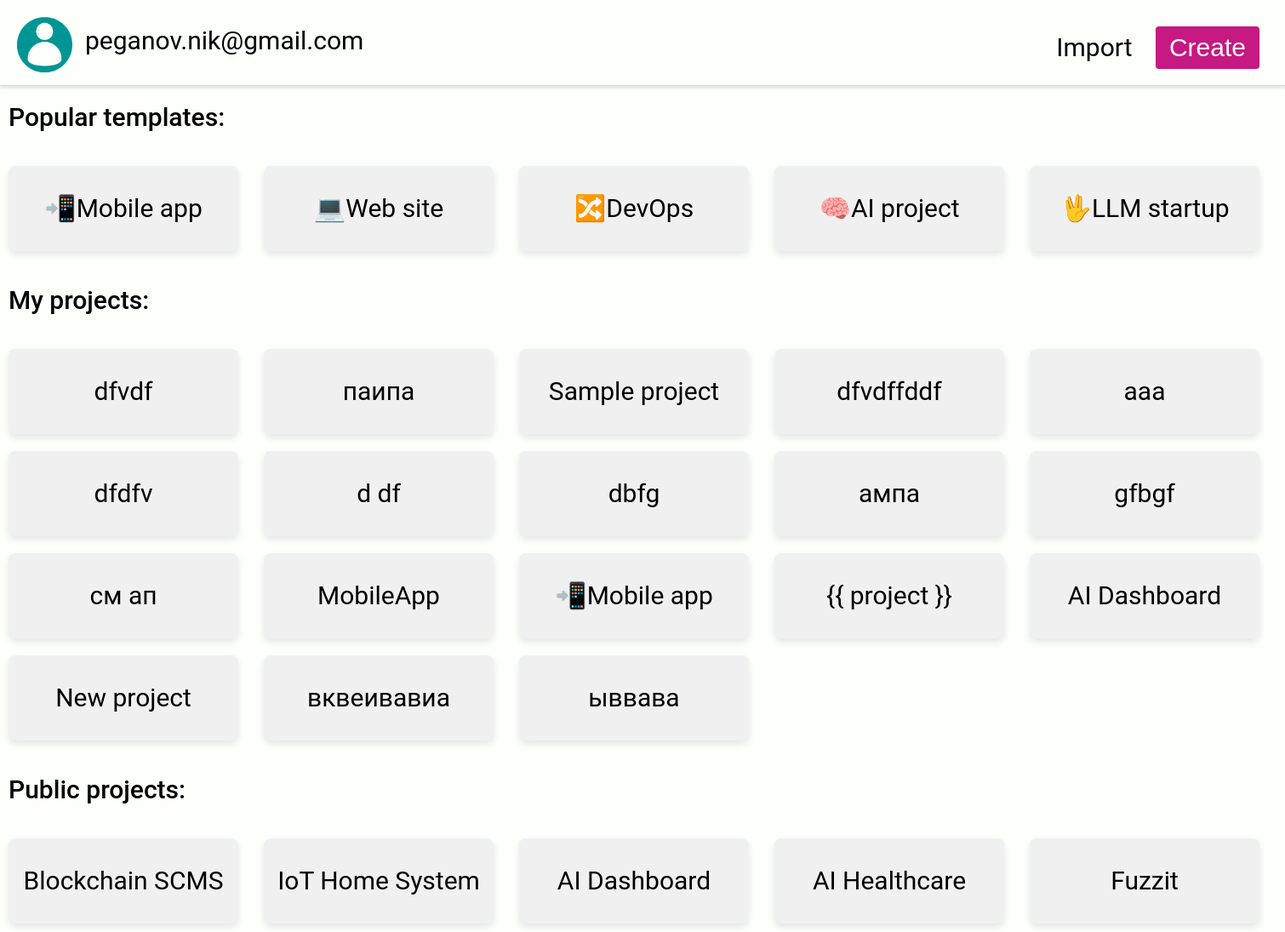
The app's page /projects/peganov.nik@gmail.com/, older data.
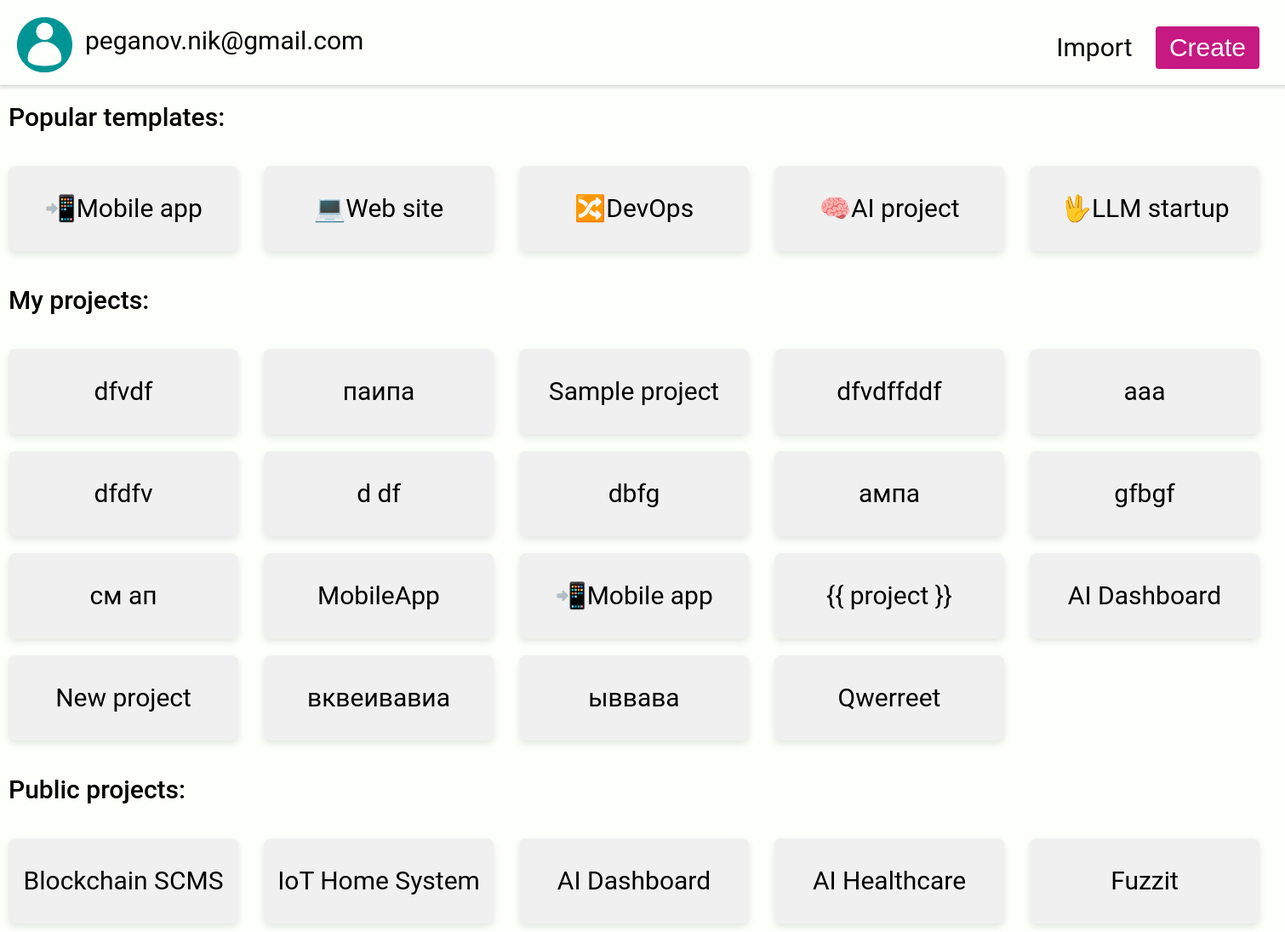
The same page, newer data.
### success/models.py (models this page shows, shortened)
class Project(models.Model):
    user = models.ForeignKey(User, on_delete=models.CASCADE, null=True)
    name = models.CharField(max_length=100)
    PRIVACY_CHOICES = (
        ("PUBLIC", "Public"),
        ("PRIVATE", "Private"),
    )
    privacy = models.CharField(max_length=7, choices=PRIVACY_CHOICES, default="PRIVATE")
    constraints = [models.UniqueConstraint(fields=["user", "name"], name="unique name for user")]

### success/views.py (the view)
# urls.py: path("projects/<str:username>/", projects_view, name="projects"),
def projects_view(request, username):
    projects = get_all_projects(username)
    templates = get_all_templates()
    public_projects = get_all_public_projects(templates)
    return render(
        request,
        "projects.html",
        {"username": username, "projects": projects, "public_projects": public_projects, "templates": templates},
    )

### success/utils.py (called while the page is built)
def get_all_projects(username):
    user = User.objects.get(username=username)
    return list(Project.objects.filter(user=user).values_list("name", flat=True))

def get_all_public_projects(to_exclude=[]):
    return list(Project.objects.filter(user=None).exclude(name__in=to_exclude).values_list("name", flat=True))

def get_all_templates():
    return list(Template.objects.values_list("name", flat=True))

### success/templates/projects.html (shortened to what this page needs)
<!DOCTYPE html>
<html lang="en">
<head>
    {% load static %}
    <link rel="stylesheet" type="text/css" href="{% static 'styles.css' %}">
</head>
<body>
<div class="left-header">
    <img src="{% static 'images/login.png' %}" alt="Login Logo" class="account-logo">
    <label class="top-left-label" style="display: inline-block; position : absolute; top:30px; left:100px; font-family: 'Roboto', sans-serif;">{{username}}</label>
</div>
<div class="header">
    <button class="button" onclick="showCreatePopup()">Import</button>
    <button class="big-button" onclick="showCreatePopup()">Create</button>
</div>
<p class="very-bold-text" style="margin-left: 10px; margin-top: 120px;">Popular templates:</p>
<div class="templates-container">
    <div class="recent-projects-container">
        {% for project in templates %}
        <a href="{% url 'project' username='public' name=project%}" method="post">
            <div class="project">{{ project }}</div>
        </a>
        {% endfor %}
    </div>
</div>
<p class="very-bold-text" style="margin-left: 10px;">My projects:</p>
<div class="recent-projects-container">
    {% for project in projects %}
    <a href="{% url 'project' username=username name=project%}" method="post">
        <div class="project">{{ project }}</div>
    </a>
    {% endfor %}
</div>
<p class="very-bold-text" style="margin-left: 10px;">Public projects:</p>
<div class="recent-projects-container">
    {% for project in public_projects %}
    <a href="{% url 'project' username='public' name=project%}" method="post">
        <div class="project">{{ project }}</div>
    </a>
    {% endfor %}
</div>
<div class="full-width-rectangle"></div>
</body>
</html>

Row changes from the older to the newer data that the page shows:
added Project: name "Qwerreet"
